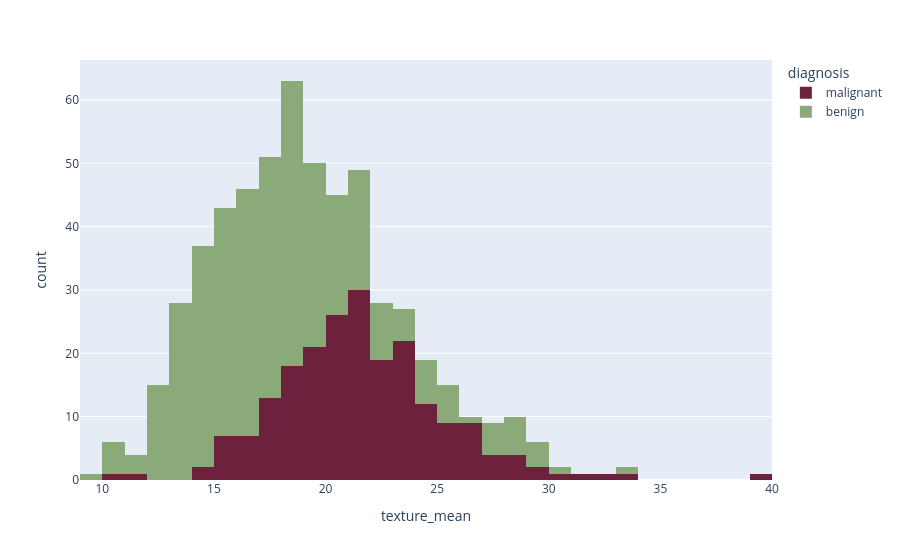

The notebook cell saved with this chart:
### Code cell
fig = px.histogram(df,
                    x = "texture_mean",
                    color="diagnosis",
                    color_discrete_sequence=['#6D213C','#8AAA79'])
fig.show()

### Figure 1 — Plotly figure (JSON) as saved in the notebook; plotly's stock layout.template omitted (floating-point values rounded to 4 significant figures; data arrays with more than 128 entries replaced by an {"elided": "..."} marker saying what was removed)
{"data": [{"bingroup": "x", "hovertemplate": "diagnosis=malignant<br>texture_mean=%{x}<br>count=%{y}<extra></extra>", "legendgroup": "malignant", "marker": {"color": "#6D213C", "pattern": {"shape": ""}}, "name": "malignant", "orientation": "v", "showlegend": true, "type": "histogram", "x": {"elided": "212 float values"}, "xaxis": "x", "yaxis": "y"}, {"bingroup": "x", "hovertemplate": "diagnosis=benign<br>texture_mean=%{x}<br>count=%{y}<extra></extra>", "legendgroup": "benign", "marker": {"color": "#8AAA79", "pattern": {"shape": ""}}, "name": "benign", "orientation": "v", "showlegend": true, "type": "histogram", "x": {"elided": "357 float values"}, "xaxis": "x", "yaxis": "y"}], "layout": {"barmode": "relative", "legend": {"title": {"text": "diagnosis"}, "tracegroupgap": 0}, "margin": {"t": 60}, "xaxis": {"anchor": "y", "domain": [0, 1], "title": {"text": "texture_mean"}}, "yaxis": {"anchor": "x", "domain": [0, 1], "title": {"text": "count"}}}}
